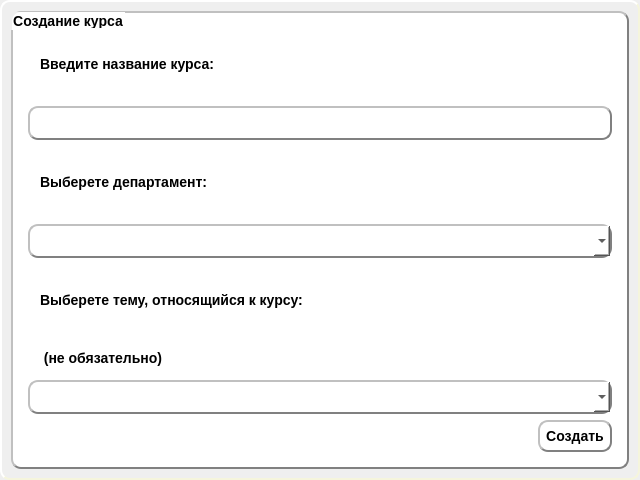
<?xml version="1.0" encoding="UTF-8"?>
<ui version="4.0">
 <class>courseedit</class>
 <widget class="QDialog" name="courseedit">
  <property name="geometry">
   <rect>
    <x>0</x>
    <y>0</y>
    <width>640</width>
    <height>480</height>
   </rect>
  </property>
  <property name="minimumSize">
   <size>
    <width>640</width>
    <height>480</height>
   </size>
  </property>
  <property name="windowTitle">
   <string>Dialog</string>
  </property>
  <property name="styleSheet">
   <string notr="true">QWidget {

     border-style: outset;
     border-width: 2px;
     border-radius: 10px;
     border-color: beige;
     font: bold 14px;
  
     padding: 6px;}</string>
  </property>
  <layout class="QVBoxLayout" name="verticalLayout_3">
   <item>
    <widget class="QGroupBox" name="groupBox">
     <property name="font">
      <font>
       <pointsize>-1</pointsize>
       <weight>75</weight>
       <italic>false</italic>
       <bold>true</bold>
      </font>
     </property>
     <property name="styleSheet">
      <string notr="true">QWidget {
	background-color: white;
     border-style: outset;
     border-width: 2px;
     border-radius: 10px;
     border-color: gray;
     font: bold 14px;
  
     padding: 6px;}

QPushButton:pressed {
     background-color: grey;
     border-style: inset;
 }
QToolButton:pressed {
     background-color: grey;
     border-style: inset;
 }</string>
     </property>
     <property name="title">
      <string>Создание курса</string>
     </property>
     <layout class="QVBoxLayout" name="verticalLayout_2" stretch="10,1">
      <item>
       <layout class="QVBoxLayout" name="verticalLayout" stretch="3,3,3,3,3,1,3">
        <item>
         <widget class="QLabel" name="label">
          <property name="font">
           <font>
            <pointsize>-1</pointsize>
            <weight>75</weight>
            <italic>false</italic>
            <bold>true</bold>
           </font>
          </property>
          <property name="styleSheet">
           <string notr="true">border-color: white;</string>
          </property>
          <property name="text">
           <string>Введите название курса:</string>
          </property>
         </widget>
        </item>
        <item>
         <widget class="QLineEdit" name="lineEdit">
          <property name="font">
           <font>
            <pointsize>-1</pointsize>
            <weight>75</weight>
            <italic>false</italic>
            <bold>true</bold>
           </font>
          </property>
          <property name="text">
           <string/>
          </property>
         </widget>
        </item>
        <item>
         <widget class="QLabel" name="label_4">
          <property name="font">
           <font>
            <pointsize>-1</pointsize>
            <weight>75</weight>
            <italic>false</italic>
            <bold>true</bold>
           </font>
          </property>
          <property name="styleSheet">
           <string notr="true">border-color: white;</string>
          </property>
          <property name="text">
           <string>Выберете департамент:</string>
          </property>
         </widget>
        </item>
        <item>
         <widget class="QComboBox" name="comboBox_2"/>
        </item>
        <item>
         <widget class="QLabel" name="label_2">
          <property name="font">
           <font>
            <pointsize>-1</pointsize>
            <weight>75</weight>
            <italic>false</italic>
            <bold>true</bold>
           </font>
          </property>
          <property name="styleSheet">
           <string notr="true">border-color: white;</string>
          </property>
          <property name="text">
           <string>Выберете тему, относящийся к курсу:</string>
          </property>
         </widget>
        </item>
        <item>
         <widget class="QLabel" name="label_3">
          <property name="font">
           <font>
            <pointsize>-1</pointsize>
            <weight>75</weight>
            <italic>false</italic>
            <bold>true</bold>
           </font>
          </property>
          <property name="styleSheet">
           <string notr="true">border-color: white;</string>
          </property>
          <property name="text">
           <string> (не обязательно)</string>
          </property>
         </widget>
        </item>
        <item>
         <widget class="QComboBox" name="comboBox"/>
        </item>
       </layout>
      </item>
      <item>
       <layout class="QHBoxLayout" name="horizontalLayout">
        <item>
         <spacer name="horizontalSpacer">
          <property name="orientation">
           <enum>Qt::Horizontal</enum>
          </property>
          <property name="sizeHint" stdset="0">
           <size>
            <width>40</width>
            <height>20</height>
           </size>
          </property>
         </spacer>
        </item>
        <item>
         <widget class="QPushButton" name="pushButton">
          <property name="text">
           <string>Создать</string>
          </property>
         </widget>
        </item>
       </layout>
      </item>
     </layout>
    </widget>
   </item>
  </layout>
 </widget>
 <resources/>
 <connections/>
</ui>
